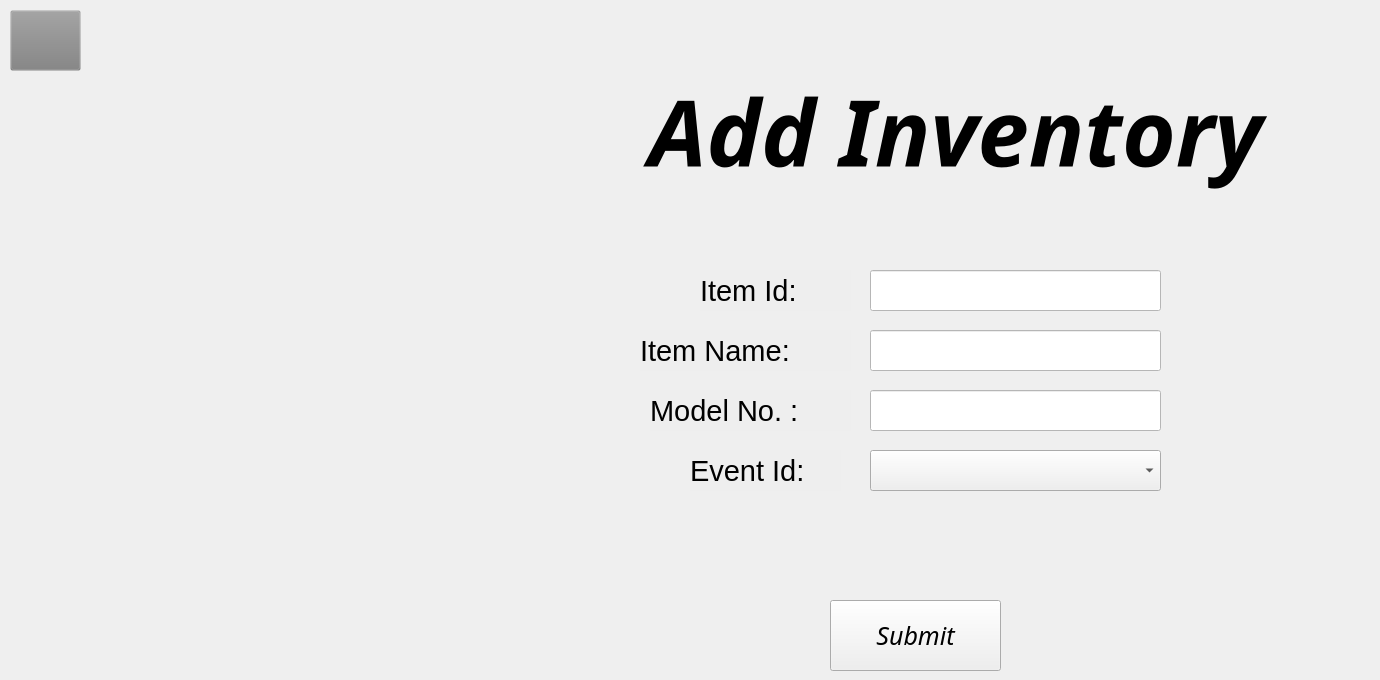
    <widget class="QWidget" name="ADDformforInventory">
     <widget class="QPushButton" name="inventory_addform_backbutton">
      <property name="geometry">
       <rect>
        <x>10</x>
        <y>10</y>
        <width>71</width>
        <height>61</height>
       </rect>
      </property>
      <property name="styleSheet">
       <string notr="true">
background-color: rgb(128, 128, 128, 0.01);
border-image: url(:/back-button.png);</string>
      </property>
      <property name="text">
       <string/>
      </property>
     </widget>
     <widget class="QPushButton" name="pushButton_3">
      <property name="geometry">
       <rect>
        <x>830</x>
        <y>600</y>
        <width>171</width>
        <height>71</height>
       </rect>
      </property>
      <property name="font">
       <font>
        <family>Poppins</family>
        <pointsize>19</pointsize>
        <weight>50</weight>
        <italic>true</italic>
        <bold>false</bold>
       </font>
      </property>
      <property name="text">
       <string>Submit</string>
      </property>
     </widget>
     <widget class="QLabel" name="label_57">
      <property name="geometry">
       <rect>
        <x>700</x>
        <y>270</y>
        <width>151</width>
        <height>41</height>
       </rect>
      </property>
      <property name="font">
       <font>
        <pointsize>22</pointsize>
       </font>
      </property>
      <property name="styleSheet">
       <string notr="true">background-color:rgb(128,128,128,0.01);</string>
      </property>
      <property name="text">
       <string>Item Id:</string>
      </property>
     </widget>
     <widget class="QLabel" name="label_58">
      <property name="geometry">
       <rect>
        <x>650</x>
        <y>390</y>
        <width>201</width>
        <height>41</height>
       </rect>
      </property>
      <property name="font">
       <font>
        <pointsize>22</pointsize>
       </font>
      </property>
      <property name="styleSheet">
       <string notr="true">background-color:rgb(128,128,128,0.01);</string>
      </property>
      <property name="text">
       <string>Model No. :</string>
      </property>
     </widget>
     <widget class="QLineEdit" name="lineEdit_13">
      <property name="geometry">
       <rect>
        <x>870</x>
        <y>270</y>
        <width>291</width>
        <height>41</height>
       </rect>
      </property>
      <property name="font">
       <font>
        <pointsize>14</pointsize>
       </font>
      </property>
      <property name="styleSheet">
       <string notr="true">
background-color: white;</string>
      </property>
     </widget>
     <widget class="QLabel" name="label_40">
      <property name="geometry">
       <rect>
        <x>540</x>
        <y>70</y>
        <width>831</width>
        <height>121</height>
       </rect>
      </property>
      <property name="font">
       <font>
        <family>JasmineUPC</family>
        <pointsize>69</pointsize>
        <weight>75</weight>
        <italic>true</italic>
        <bold>true</bold>
       </font>
      </property>
      <property name="styleSheet">
       <string notr="true">background-color: rgb(128, 128, 128, 0.001);</string>
      </property>
      <property name="text">
       <string>Add Inventory</string>
      </property>
      <property name="alignment">
       <set>Qt::AlignCenter</set>
      </property>
     </widget>
     <widget class="QLabel" name="label_56">
      <property name="geometry">
       <rect>
        <x>640</x>
        <y>330</y>
        <width>211</width>
        <height>41</height>
       </rect>
      </property>
      <property name="font">
       <font>
        <pointsize>22</pointsize>
       </font>
      </property>
      <property name="styleSheet">
       <string notr="true">background-color:rgb(128,128,128,0.01);</string>
      </property>
      <property name="text">
       <string>Item Name:</string>
      </property>
     </widget>
     <widget class="QLineEdit" name="lineEdit_17">
      <property name="geometry">
       <rect>
        <x>870</x>
        <y>330</y>
        <width>291</width>
        <height>41</height>
       </rect>
      </property>
      <property name="font">
       <font>
        <pointsize>14</pointsize>
       </font>
      </property>
      <property name="styleSheet">
       <string notr="true">
background-color: white;</string>
      </property>
     </widget>
     <widget class="QLineEdit" name="lineEdit_15">
      <property name="geometry">
       <rect>
        <x>870</x>
        <y>390</y>
        <width>291</width>
        <height>41</height>
       </rect>
      </property>
      <property name="font">
       <font>
        <pointsize>14</pointsize>
       </font>
      </property>
      <property name="styleSheet">
       <string notr="true">
background-color: white;</string>
      </property>
     </widget>
     <widget class="QLabel" name="label_54">
      <property name="geometry">
       <rect>
        <x>690</x>
        <y>450</y>
        <width>151</width>
        <height>41</height>
       </rect>
      </property>
      <property name="font">
       <font>
        <pointsize>22</pointsize>
       </font>
      </property>
      <property name="styleSheet">
       <string notr="true">background-color:rgb(128,128,128,0.01);</string>
      </property>
      <property name="text">
       <string>Event Id:</string>
      </property>
     </widget>
     <widget class="QComboBox" name="comboBox_3">
      <property name="geometry">
       <rect>
        <x>870</x>
        <y>450</y>
        <width>291</width>
        <height>41</height>
       </rect>
      </property>
      <property name="styleSheet">
       <string notr="true"/>
      </property>
     </widget>
    </widget>
